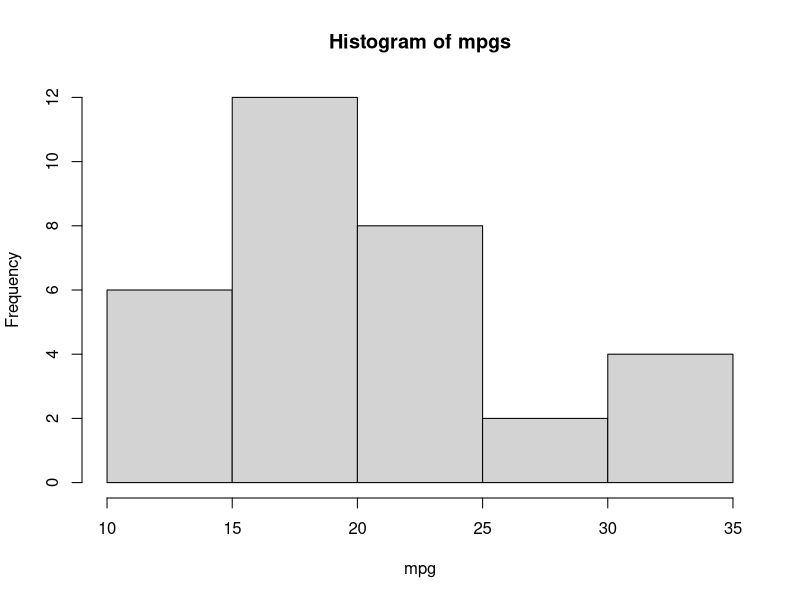
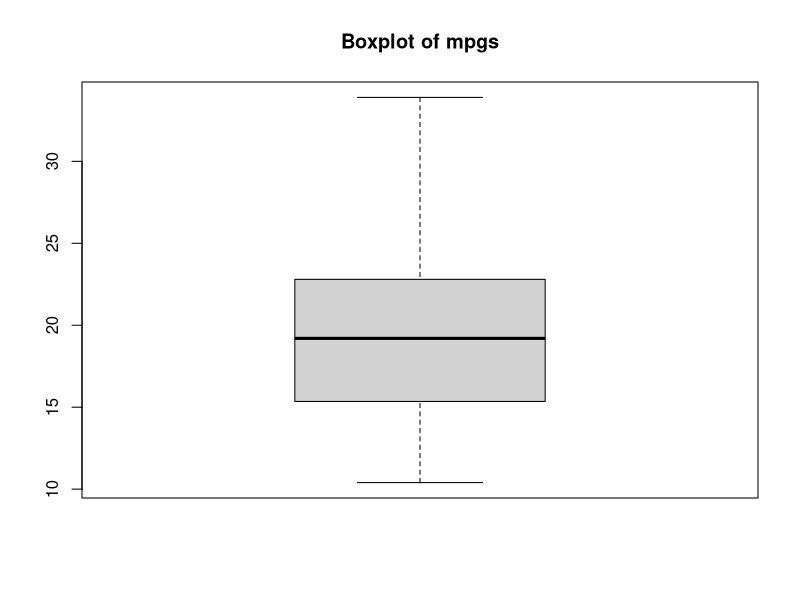

Here is the R script that generated these plots, in order:
v <- 1:10
v = 1:10

rep(1, 100)
seq(from = 1, to = 7, by = 2)
sample(1:10, 20, replace = TRUE)
help(sample)
?sample

data(mtcars)
str(mtcars)
mtcars$mpg
mtcars$cyl
mtcars[[3]]
mtcars[1:2, 1:3]
mtcars[mtcars$cyl == 8, ]# rows with 8 cylinders

mat <- matrix(1:4, nrow = 2)
mat
mat[1, 1]

l <- list(x = 1:10, y = as.character(1:10))
str(l)
l$x
l[[1]]


hist(mtcars$mpg, main = "Histogram of mpgs", xlab = "mpg")
boxplot(mtcars$mpg, main = "Boxplot of mpgs")

summary(mtcars$mpg)
sd(mtcars$mpg)
var(mtcars$mpg)

median(mtcars$mpg)
mean(mtcars$mpg)
